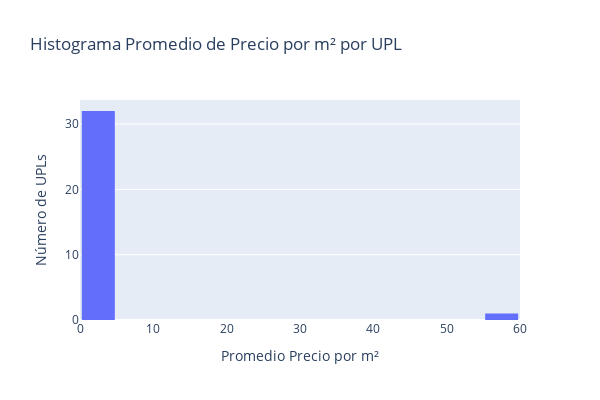

Notebook source saved alongside this figure:
### Code cell
# Create the figure with the histogram
fig = go.Figure(data=[go.Histogram(x=df_precio_upl['mean_precio_m2'], nbinsx=20)])

# Update layout for better appearance and change figure size
fig.update_layout(
    title='Histograma Promedio de Precio por m² por UPL',
    xaxis_title='Promedio Precio por m²',
    yaxis_title='Número de UPLs',
    bargap=0.1,
    width=600,
    height=400,
)

# Show the plot
fig.show()

### Figure 1 — Plotly figure (JSON) as saved in the notebook; plotly's stock layout.template omitted (floating-point values rounded to 4 significant figures)
{"data": [{"nbinsx": 20, "type": "histogram", "x": [59.56, 4.922, 4.393, 4.257, 3.944, 3.909, 3.906, 3.788, 3.78, 3.712, 3.704, 3.663, 3.661, 3.505, 3.328, 3.275, 3.227, 3.166, 3.126, 3.123, 3.112, 3.108, 3.102, 3.092, 3.045, 2.959, 2.936, 2.848, 2.788, 2.73, 2.636, 2.563, 2.269]}], "layout": {"bargap": 0.1, "height": 400, "title": {"text": "Histograma Promedio de Precio por m² por UPL"}, "width": 600, "xaxis": {"title": {"text": "Promedio Precio por m²"}}, "yaxis": {"title": {"text": "Número de UPLs"}}}}
